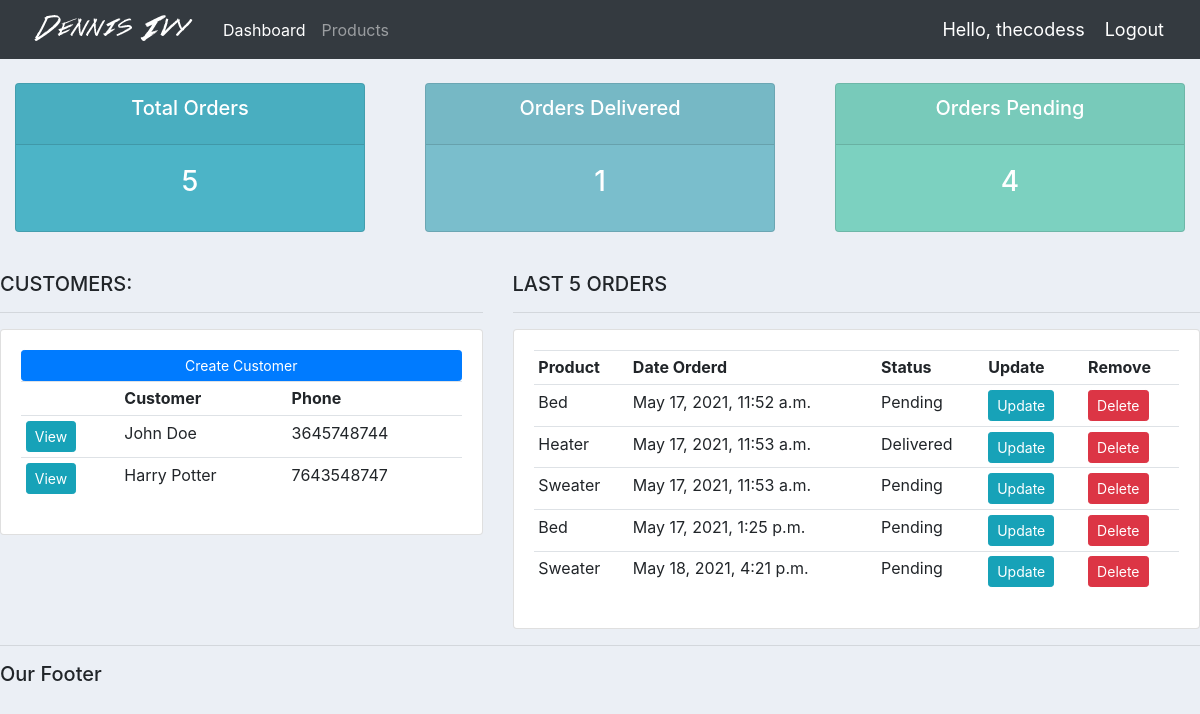
The app's page / (signed in) with its own data.
### accounts/models.py (models this page shows, shortened)
class Customer(models.Model):
    name = models.CharField(max_length=200, null=True)
    phone = models.CharField(max_length=200, null=True)
    email = models.CharField(max_length=200, null=True)
    date_created = models.DateTimeField(auto_now_add=True, null=True)

class Order(models.Model):
    STATUS = (
        ('Pending', 'Pending'),
        ('Out for delivery', 'Out for delivery'),
        ('Delivered', 'Delivered')
    )
    customer = models.ForeignKey(Customer, null=True, on_delete=models.SET_NULL)
    product = models.ForeignKey(Product, null=True, on_delete=models.SET_NULL)
    date_created = models.DateTimeField(auto_now_add=True, null=True)
    status = models.CharField(max_length=200, null=True, choices=STATUS)

class Product(models.Model):
    CATEGORY = (
        ('Indoor','Indoor'),
        ('Out Door', 'Out Door'),
    )
    name = models.CharField(max_length=200, null=True)
    price = models.FloatField(null=True)
    category = models.CharField(max_length=200, null=True, choices=CATEGORY)
    description = models.CharField(max_length=200, null=True)
    date_created = models.DateTimeField(auto_now_add=True, null=True)
    tag = models.ManyToManyField(Tag)
    def __str__ (self):
        return self.name

### accounts/views.py (the view)
# urls.py: path('',views.home, name = 'home'),
@login_required(login_url='login')
def home(request):
    orders = Order.objects.all()
    customers = Customer.objects.all()
    total_customers = customers.count()
    total_orders = orders.count()
    delivered = orders.filter(status='Delivered').count()
    pending = orders.filter(status='Pending').count()
    context = {'orders':orders, 'customers': customers, 'total_orders': total_orders,
    'delivered':delivered, 'pending':pending}
    print('you are: ',request.session.get('email'))
    return render(request, 'accounts/dashboard.html', context)

### accounts/templates/accounts/dashboard.html
{% extends 'accounts/main.html' %}
{% block content %}
{%  include 'accounts/status.html' %}
<br>
<div class="row">
	<div class="col-md-5">
		<h5>CUSTOMERS:</h5>
		<hr>
		<div class="card card-body">
			<a class="btn btn-primary  btn-sm btn-block" href="">Create Customer</a>
			<table class="table table-sm">
				<tr>
					<th></th>
					<th>Customer</th>
					<th>Phone</th>
				</tr>
				{% for customer in customers %}
					<tr>
						<td><a class="btn btn-sm btn-info" href="{% url 'customer' customer.id %}">View</a></td>
						<td>{{ customer.name }}</td>
						<td>{{ customer.phone }}</td>
					</tr>
				{% endfor %}
			</table>
		</div>
	</div>
	<div class="col-md-7">
		<h5>LAST 5 ORDERS</h5>
		<hr>
		<div class="card card-body">
			<table class="table table-sm">
				<tr>
					<th>Product</th>
					<th>Date Orderd</th>
					<th>Status</th>
					<th>Update</th>
					<th>Remove</th>
				</tr>
				{% for order in orders %}
					<tr>
						<td>{{ order.product }}</td>
						<td>{{ order.date_created }}</td>
						<td>{{ order.status }}</td>
						<td><a class="btn btn-sm btn-info" href="{% url 'update_order' order.id %}">Update</a></td>
						<td><a class="btn btn-sm btn-danger" href="{% url 'delete_order' order.id %}">Delete</a></td>
					</tr>
				{% endfor %}
			</table>
		</div>
	</div>
</div>
{% endblock%}

### accounts/templates/accounts/main.html (shortened to what this page needs)
{% load static %}
<!DOCTYPE html>
<html lang="en">
<head>
    <link rel="stylesheet" href="https://maxcdn.bootstrapcdn.com/bootstrap/4.0.0/css/bootstrap.min.css">
    <link rel="stylesheet" type="text/css" href="{% static '/css/main.css' %}">
</head>
<body>
    {% include 'accounts/navbar.html' %}
    {% block content %}
    {% endblock %}
    <hr>
    <h5>Our Footer</h5>
</body>
</html>

### accounts/templates/accounts/navbar.html (shortened to what this page needs)
{% load static %}
<nav class="navbar navbar-expand-lg navbar-dark bg-dark">
    <img src="{% static 'images/logo.png' %}">
    <div class="collapse navbar-collapse" id="navbarNav">
      <ul class="navbar-nav">
        <li class="nav-item active">
          <a class="nav-link" href="{% url 'home' %}">Dashboard <span class="sr-only">(current)</span></a>
        </li>
        <li class="nav-item">
          <a class="nav-link" href="{% url 'products' %}">Products</a>
        </li>
      </ul>
    </div>
    <span class="hello-msg" >Hello, {{request.user}}</span>
    <span ><a class="hello-msg" href="{% url 'logout' %}">Logout</a></span>
  </nav>

### accounts/templates/accounts/status.html
<br>
<div class="row">
	<div class="col">
		<div class="col-md">
			<div class="card text-center text-white  mb-3" id="total-orders">
			  	<div class="card-header">
			  		<h5 class="card-title">Total Orders</h5>
			  	</div>
			  	<div class="card-body">
			    	<h3 class="card-title">{{total_orders}}</h3>
			  	</div>
			</div>
		</div>
	</div>
	<div class="col">
		<div class="col-md">
			<div class="card text-center text-white  mb-3" id="orders-delivered">
			  	<div class="card-header">
			  		<h5 class="card-title">Orders Delivered</h5>
			  	</div>
			  	<div class="card-body">
			    	<h3 class="card-title">{{delivered}}</h3>
			  	</div>
			</div>
		</div>
	</div>
	<div class="col">
		<div class="col-md">
			<div class="card text-center text-white  mb-3" id="orders-pending">
			  	<div class="card-header">
			  		<h5 class="card-title">Orders Pending</h5>
			  	</div>
			  	<div class="card-body">
			    	<h3 class="card-title">{{pending}}</h3>
			  	</div>
			</div>
		</div>
	</div>
</div>

### static/css/main.css (style rules this page uses)
body { background-color: #ebeff5; }
#total-orders { background-color: #4cb4c7; }
#orders-delivered { background-color: #7abecc; }
#orders-pending { background-color: #7CD1C0; }

### accounts/templates/accounts/navbar.html (style rules this page uses)
.hello-msg { font-size: 18px; color: white; margin-right: 20px; }

### records on screen
Customer: name "John Doe", phone "3645748744"
Customer: name "Harry Potter", phone "7643548747"
Order: product "Bed", date_created "May 17, 2021, 11:52 a.m.", status "Pending"
Order: product "Heater", date_created "May 17, 2021, 11:53 a.m.", status "Delivered"
Order: product "Sweater", date_created "May 17, 2021, 11:53 a.m.", status "Pending"
Order: product "Bed", date_created "May 17, 2021, 1:25 p.m.", status "Pending"
Order: product "Sweater", date_created "May 18, 2021, 4:21 p.m.", status "Pending"

### other values on screen
{{ request.user }} "thecodess"
{{ total_orders }} "5"
{{ delivered }} "1"
{{ pending }} "4"
